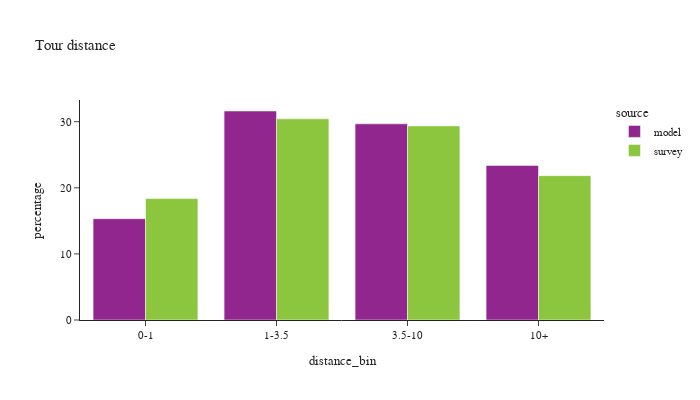

Notebook code for this chart:
### Code cell
def plot_bins(df:pd.DataFrame, filter=None, title_name=None):

    if filter is not None:
        df = df.loc[filter]
    df_plot = df.loc[(df['distance_bin'] != float('nan'))].groupby(['source','distance_bin'])['toexpfac'].sum().reset_index()

    df_plot['percentage'] = df_plot.groupby(['source'], group_keys=False)['toexpfac']. \
        apply(lambda x: 100 * x / float(x.sum()))

    df_plot_ct = df.loc[(df['distance_bin'] != float('nan'))].groupby(['source','distance_bin'])['toexpfac'].count().reset_index().rename(columns={'toexpfac':'sample count'})

    df_plot = df_plot.merge(df_plot_ct, on=['source','distance_bin'])

    if title_name:
        chart_title = "Tour distance by purpose: "+title_name
    else:
        chart_title = "Tour distance"

    fig = px.bar(df_plot, x="distance_bin", y="percentage", color="source",barmode="group",
                facet_col_wrap=2, hover_data=['sample count'],
                title=chart_title)
    fig.for_each_annotation(lambda a: a.update(text = a.text.split("=")[-1]))
    fig.update_layout(height=400, width=700, font=dict(size=11))
    fig.show()

plot_bins(tour)

### Figure 1 — Plotly figure (JSON) as saved in the notebook; plotly's stock layout.template omitted (floating-point values rounded to 4 significant figures)
{"data": [{"alignmentgroup": "True", "customdata": [[868135], [1791075], [1680960], [1324550]], "hovertemplate": "source=model<br>distance_bin=%{x}<br>percentage=%{y}<br>sample count=%{customdata[0]}<extra></extra>", "legendgroup": "model", "marker": {"color": "#91268F", "pattern": {"shape": ""}}, "name": "model", "offsetgroup": "model", "orientation": "v", "showlegend": true, "textposition": "auto", "type": "bar", "x": ["0-1", "1-3.5", "3.5-10", "10+"], "xaxis": "x", "y": [15.33, 31.62, 29.67, 23.38], "yaxis": "y"}, {"alignmentgroup": "True", "customdata": [[2614], [3210], [2737], [1721]], "hovertemplate": "source=survey<br>distance_bin=%{x}<br>percentage=%{y}<br>sample count=%{customdata[0]}<extra></extra>", "legendgroup": "survey", "marker": {"color": "#8CC63E", "pattern": {"shape": ""}}, "name": "survey", "offsetgroup": "survey", "orientation": "v", "showlegend": true, "textposition": "auto", "type": "bar", "x": ["0-1", "1-3.5", "3.5-10", "10+"], "xaxis": "x", "y": [18.37, 30.44, 29.36, 21.84], "yaxis": "y"}], "layout": {"barmode": "group", "font": {"size": 11}, "height": 400, "legend": {"title": {"text": "source"}, "tracegroupgap": 0}, "title": {"text": "Tour distance"}, "width": 700, "xaxis": {"anchor": "y", "domain": [0.0, 1.0], "title": {"text": "distance_bin"}}, "yaxis": {"anchor": "x", "domain": [0.0, 1.0], "title": {"text": "percentage"}}}}
